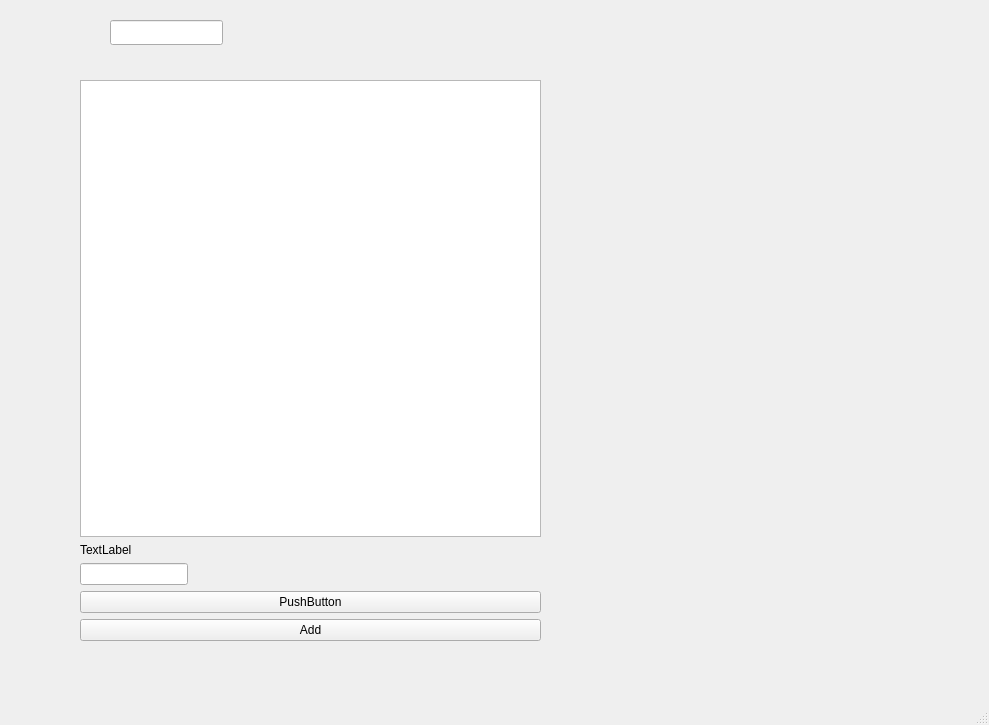
<?xml version="1.0" encoding="UTF-8"?>
<ui version="4.0">
 <class>MainWindow</class>
 <widget class="QMainWindow" name="MainWindow">
  <property name="geometry">
   <rect>
    <x>0</x>
    <y>0</y>
    <width>989</width>
    <height>725</height>
   </rect>
  </property>
  <property name="windowTitle">
   <string>MainWindow</string>
  </property>
  <widget class="QWidget" name="centralwidget">
   <widget class="QWidget" name="gridLayoutWidget">
    <property name="geometry">
     <rect>
      <x>80</x>
      <y>80</y>
      <width>461</width>
      <height>561</height>
     </rect>
    </property>
    <layout class="QGridLayout" name="gridLayout">
     <item row="0" column="0">
      <widget class="QTableView" name="tableView"/>
     </item>
     <item row="3" column="0">
      <widget class="QPushButton" name="btnAddReport">
       <property name="text">
        <string>Add</string>
       </property>
      </widget>
     </item>
     <item row="1" column="0">
      <layout class="QFormLayout" name="formLayout">
       <property name="fieldGrowthPolicy">
        <enum>QFormLayout::FieldsStayAtSizeHint</enum>
       </property>
       <property name="rowWrapPolicy">
        <enum>QFormLayout::WrapAllRows</enum>
       </property>
       <item row="0" column="1">
        <widget class="QLabel" name="lblName">
         <property name="text">
          <string>TextLabel</string>
         </property>
        </widget>
       </item>
       <item row="1" column="1">
        <widget class="QLineEdit" name="txtName"/>
       </item>
      </layout>
     </item>
     <item row="2" column="0">
      <widget class="QPushButton" name="pushButton">
       <property name="text">
        <string>PushButton</string>
       </property>
      </widget>
     </item>
    </layout>
   </widget>
   <widget class="QLineEdit" name="txtName_2">
    <property name="geometry">
     <rect>
      <x>110</x>
      <y>20</y>
      <width>113</width>
      <height>25</height>
     </rect>
    </property>
   </widget>
  </widget>
  <widget class="QMenuBar" name="menubar">
   <property name="geometry">
    <rect>
     <x>0</x>
     <y>0</y>
     <width>989</width>
     <height>22</height>
    </rect>
   </property>
  </widget>
  <widget class="QStatusBar" name="statusbar"/>
 </widget>
 <resources/>
 <connections/>
</ui>
